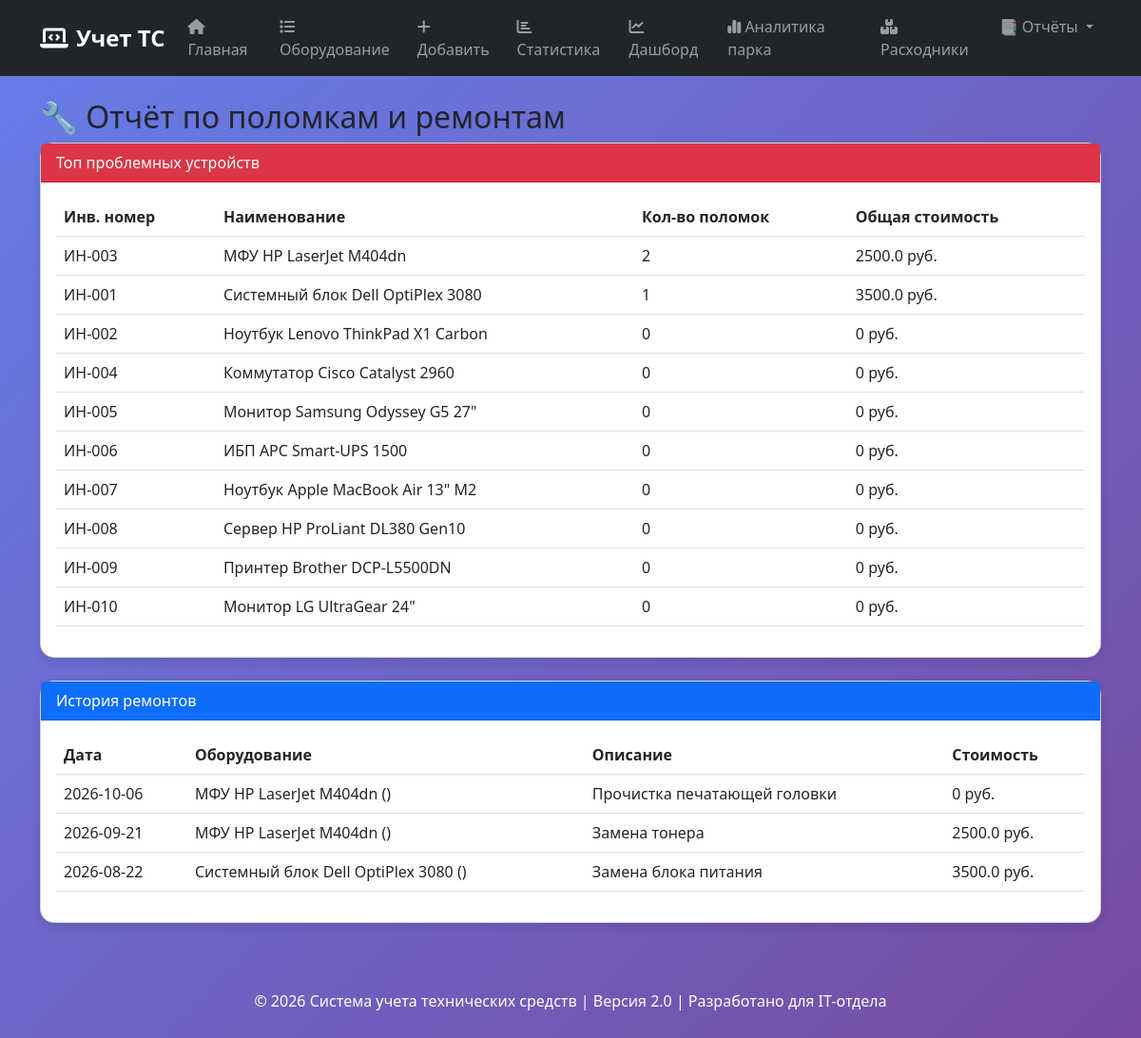
Page /reports/repairs on the committed database.
### tables this page shows
CREATE TABLE equipment (id INTEGER PRIMARY KEY AUTOINCREMENT, inventory_number TEXT UNIQUE NOT NULL, serial_number TEXT, name TEXT NOT NULL, type_id INTEGER, status TEXT DEFAULT 'in_stock', location TEXT, responsible_id INTEGER, purchase_date TEXT, warranty_end TEXT, cost REAL, qr_code TEXT, next_maintenance_date TEXT, created_at TEXT DEFAULT CURRENT_TIMESTAMP, updated_at TEXT DEFAULT CURRENT_TIMESTAMP, FOREIGN KEY (type_id) REFERENCES equipment_types(id), FOREIGN KEY (responsible_id) REFERENCES users(id));

CREATE TABLE repairs (id INTEGER PRIMARY KEY AUTOINCREMENT, equipment_id INTEGER NOT NULL, repair_date TEXT NOT NULL, description TEXT NOT NULL, cost REAL, FOREIGN KEY (equipment_id) REFERENCES equipment(id) ON DELETE CASCADE);

### app.py (the view)
@app.route('/reports/repairs')
def report_repairs():
    repairs = db.get_all_repairs_with_equipment()
    problem_equipment = db.get_problem_equipment()
    return render_template('reports_repairs.html', repairs=repairs, problem_equipment=problem_equipment)

### database.py (called while the page is built)
def get_connection():
    return sqlite3.connect(DB_NAME)

def get_all_repairs_with_equipment():
    with get_connection() as conn:
        cursor = conn.cursor()
        cursor.execute('SELECT r.*, e.inventory_number, e.name as equipment_name FROM repairs r JOIN equipment e ON r.equipment_id = e.id ORDER BY r.repair_date DESC')
        return cursor.fetchall()

def get_problem_equipment():
    with get_connection() as conn:
        cursor = conn.cursor()
        cursor.execute('SELECT e.id, e.inventory_number, e.name, COUNT(r.id) as repair_count, COALESCE(SUM(r.cost), 0) as total_cost FROM equipment e LEFT JOIN repairs r ON e.id = r.equipment_id GROUP BY e.id ORDER BY repair_count DESC LIMIT 10')
        return cursor.fetchall()

### templates/reports_repairs.html (shortened to what this page needs)
{% extends "base.html" %}
{% block content %}
<h2>🔧 Отчёт по поломкам и ремонтам</h2>
<div class="card mb-4">
    <div class="card-header bg-danger text-white">Топ проблемных устройств</div>
    <div class="card-body">
        <table class="table">
            <thead><tr><th>Инв. номер</th><th>Наименование</th><th>Кол-во поломок</th><th>Общая стоимость</th></tr></thead>
            <tbody>
                {% for eq in problem_equipment %}
                <tr><td>{{ eq[1] }}</td><td>{{ eq[2] }}</td><td>{{ eq[3] }}</td><td>{{ eq[4] or 0 }} руб.</td></tr>
                {% endfor %}
            </tbody>
        </table>
    </div>
</div>
<div class="card">
    <div class="card-header bg-primary text-white">История ремонтов</div>
    <div class="card-body">
        <table class="table">
            <thead><tr><th>Дата</th><th>Оборудование</th><th>Описание</th><th>Стоимость</th></tr></thead>
            <tbody>
                {% for r in repairs %}
                <tr><td>{{ r[2] }}</td><td>{{ r[6] }} ({{ r[7] }})</td><td>{{ r[3] }}</td><td>{{ r[4] or 0 }} руб.</td></tr>
                {% endfor %}
            </tbody>
        </table>
    </div>
</div>
{% endblock %}

### templates/base.html (style rules this page uses)
body { background: linear-gradient(135deg, #667eea 0%, #764ba2 100%); min-height: 100vh; }
.card { border-radius: 15px; box-shadow: 0 4px 12px rgba(0,0,0,0.1); transition: transform 0.2s; background: white; }

### rows in the picture
equipment: inventory_number "ИН-003", name "МФУ HP LaserJet M404dn", eq "2", eq "2500.0"
equipment: inventory_number "ИН-001", name "Системный блок Dell OptiPlex 3080", eq "1", eq "3500.0"
equipment: inventory_number "ИН-002", name "Ноутбук Lenovo ThinkPad X1 Carbon", eq "0"
equipment: inventory_number "ИН-004", name "Коммутатор Cisco Catalyst 2960", eq "0"
equipment: inventory_number "ИН-005", name "Монитор Samsung Odyssey G5 27\"", eq "0"
equipment: inventory_number "ИН-006", name "ИБП APC Smart-UPS 1500", eq "0"
equipment: inventory_number "ИН-007", name "Ноутбук Apple MacBook Air 13\" M2", eq "0"
equipment: inventory_number "ИН-008", name "Сервер HP ProLiant DL380 Gen10", eq "0"
equipment: inventory_number "ИН-009", name "Принтер Brother DCP-L5500DN", eq "0"
equipment: inventory_number "ИН-010", name "Монитор LG UltraGear 24\"", eq "0"
repairs: repair_date "2026-10-06", name "МФУ HP LaserJet M404dn", description "Прочистка печатающей головки", cost "0"
repairs: repair_date "2026-09-21", name "МФУ HP LaserJet M404dn", description "Замена тонера", cost "2500.0"
repairs: repair_date "2026-08-22", name "Системный блок Dell OptiPlex 3080", description "Замена блока питания", cost "3500.0"
